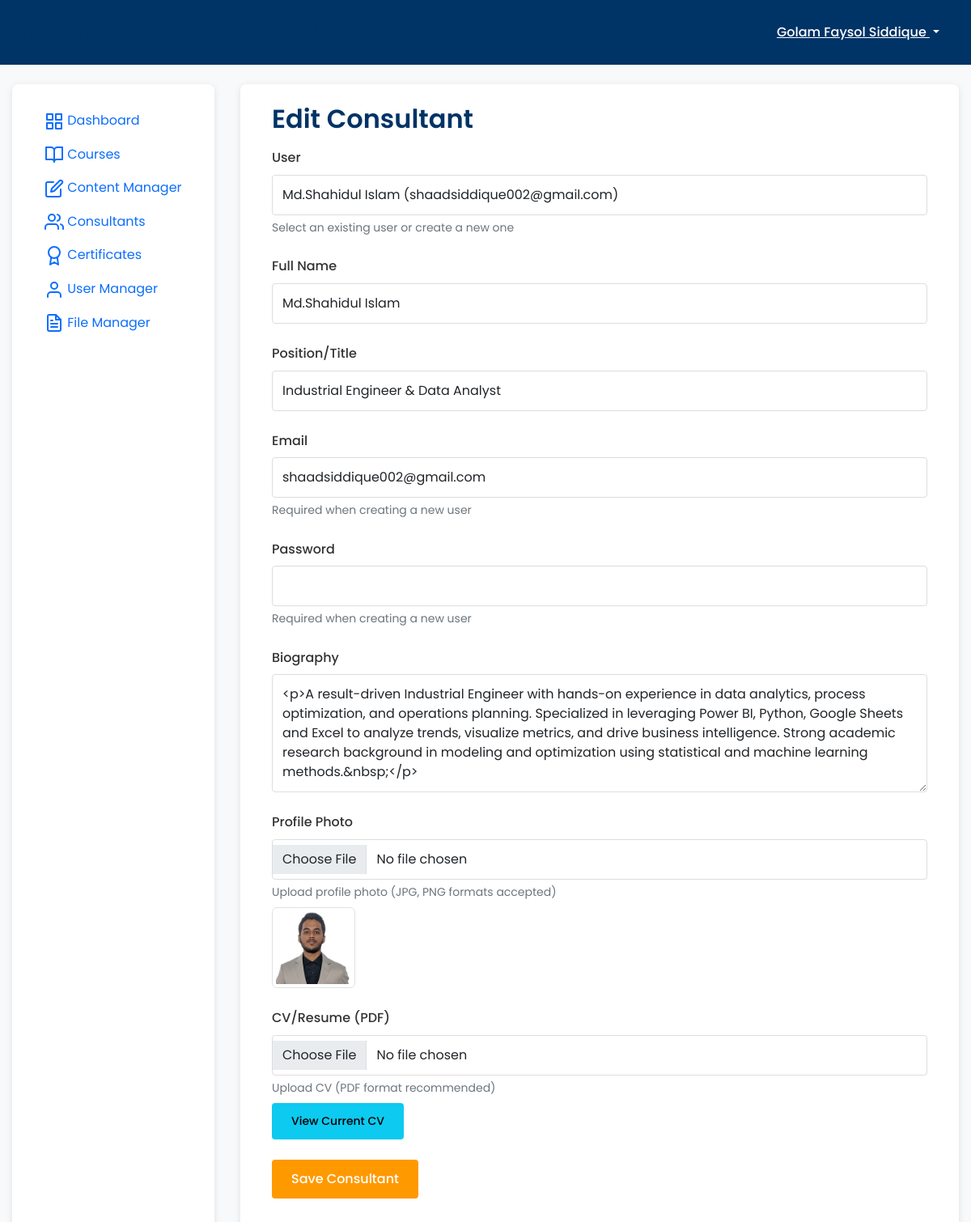
/admin/consultants/edit/2 (signed in), run on the app's committed database.
### models.py (models this page shows, shortened)
class User(UserMixin, db.Model):
    id = db.Column(db.Integer, primary_key=True)
    username = db.Column(db.String(64), unique=True, nullable=False)
    email = db.Column(db.String(120), unique=True, nullable=False)
    password_hash = db.Column(db.String(256))
    full_name = db.Column(db.String(100))
    phone = db.Column(db.String(20))
    role = db.Column(db.String(20), default='user')  # user, admin, super_admin, consultant
    created_at = db.Column(db.DateTime, default=datetime.utcnow)
    courses = db.relationship('Course', secondary=registrations,
                             backref=db.backref('participants', lazy='dynamic'))
    payments = db.relationship('Payment', backref='user', lazy=True)
    certificates = db.relationship('Certificate', backref='user', lazy=True)
    is_consultant = db.Column(db.Boolean, default=False)
    bio = db.Column(db.Text)
    position = db.Column(db.String(100))
    photo_url = db.Column(db.String(255))
    photo_filename = db.Column(db.String(255), nullable=True)
    cv_filename = db.Column(db.String(255), nullable=True)
    @property
    def photo_path(self):
        if self.photo_filename:
            return url_for('static', filename=f'uploads/consultants/{self.photo_filename}')
        return self.photo_url or url_for('static', filename='img/default-avatar.png')
    @property
    def cv_path(self):
        if self.cv_filename:
            return url_for('static', filename=f'uploads/consultants/{self.cv_filename}')
        return None
    def is_admin(self):
        return self.role in ['admin', 'super_admin']
    def is_super_admin(self):
        return self.role == 'super_admin'
    @property
    def is_authenticated(self):
        return True

### routes/admin.py (the view)
    def decorated_function(*args, **kwargs):
        if not current_user.is_authenticated or not current_user.is_admin():
            abort(403)
        return f(*args, **kwargs)

### forms.py (shortened to what this page needs)
class ConsultantForm(FlaskForm):
    user_id = SelectField('User', coerce=int, default=0)
    full_name = StringField('Full Name', validators=[DataRequired(), Length(max=100)])
    email = StringField('Email', validators=[Optional(), Email()])
    password = PasswordField('Password', validators=[Optional(), Length(min=6)])
    bio = TextAreaField('Biography', validators=[Optional()])
    position = StringField('Position/Title', validators=[Optional(), Length(max=100)])
    photo = FileField('Profile Photo', validators=[Optional(), FileAllowed(['jpg', 'png', 'jpeg'], 'Images only!')])
    cv = FileField('CV/Resume (PDF)', validators=[Optional(), FileAllowed(['pdf'], 'PDF files only!')])
    submit = SubmitField('Save Consultant')

### app.py (called while the page is built)
@login_manager.user_loader
def load_user(user_id):
    from models import User
    return User.query.get(int(user_id))

@app.context_processor
def inject_config():
    from datetime import datetime
    return {'config': app.config, 'now': datetime.utcnow()}

### routes/admin.py (called while the page is built)
def admin_required(f):
    def decorated_function(*args, **kwargs):
        if not current_user.is_authenticated or not current_user.is_admin():
            abort(403)
        return f(*args, **kwargs)
    decorated_function.__name__ = f.__name__
    return login_required(decorated_function)

### templates/admin/consultant_form.html (shortened to what this page needs)
{% extends "admin/layout.html" %}
{% block content %}
<div class="container">
    <h2>{{ 'Edit' if consultant else 'Add' }} Consultant</h2>
    <form method="post" enctype="multipart/form-data">
        <div class="form-group">
            {{ form.user_id.label(class="form-label") }}
            {{ form.user_id(class="form-control") }}
            <small class="form-text text-muted">Select an existing user or create a new one</small>
        </div>
        <div class="form-group">
            {{ form.full_name.label(class="form-label") }}
            {{ form.full_name(class="form-control") }}
        </div>
        <div class="form-group">
            {{ form.position.label(class="form-label") }}
            {{ form.position(class="form-control") }}
        </div>
        <div class="form-group new-user-field">
            {{ form.email.label(class="form-label") }}
            {{ form.email(class="form-control") }}
            <small class="form-text text-muted">Required when creating a new user</small>
        </div>
        <div class="form-group new-user-field">
            {{ form.password.label(class="form-label") }}
            {{ form.password(class="form-control") }}
            <small class="form-text text-muted">Required when creating a new user</small>
        </div>
        <div class="form-group">
            {{ form.bio.label(class="form-label") }}
            {{ form.bio(class="form-control editor", rows="5") }}
        </div>
        <div class="form-group">
            {{ form.photo.label(class="form-label") }}
            {{ form.photo(class="form-control") }}
            <small class="form-text text-muted">Upload profile photo (JPG, PNG formats accepted)</small>
            {% if consultant and consultant.photo_path %}
                <div class="mt-2">
                    <img src="{{ consultant.photo_path }}" alt="Current photo" class="img-thumbnail" style="max-height: 100px;">
                </div>
            {% endif %}
        </div>
        <div class="form-group">
            {{ form.cv.label(class="form-label") }}
            {{ form.cv(class="form-control") }}
            <small class="form-text text-muted">Upload CV (PDF format recommended)</small>
            {% if consultant and consultant.cv_path %}
                <div class="mt-2">
                    <a href="{{ consultant.cv_path }}" target="_blank" class="btn btn-sm btn-info">View Current CV</a>
                </div>
            {% endif %}
        </div>
        <div class="form-group mt-4">
            {{ form.submit(class="btn btn-primary") }}
            <a href="{{ url_for('admin.consultant_manager') }}" class="btn btn-secondary">Cancel</a>
        </div>
    </form>
</div>
{% endblock %}

### templates/admin/layout.html (shortened to what this page needs)
<!DOCTYPE html>
<html lang="en">
<head>
    <link rel="stylesheet" href="https://cdn.jsdelivr.net/npm/bootstrap@5.2.3/dist/css/bootstrap.min.css">
    <link rel="stylesheet" href="https://cdn.jsdelivr.net/npm/feather-icons/dist/feather.min.css">
    <link rel="stylesheet" href="{{ url_for('static', filename='css/main.css') }}">
</head>
<body>
    <header class="admin-header">
        <div class="admin-container">
            <div class="d-flex justify-content-between align-items-center">
                <div class="d-flex align-items-center">
                    <h2 class="m-0">Insight Sphere BD Admin</h2>
                </div>
                <div class="d-flex align-items-center">
                    <div class="dropdown">
                        <button class="btn btn-link text-white dropdown-toggle" type="button" id="userDropdown" data-bs-toggle="dropdown" aria-expanded="false">
                            {{ current_user.full_name or current_user.username }}
                        </button>
                    </div>
                </div>
            </div>
        </div>
    </header>
    <div class="admin-container my-4">
        <div class="admin-layout">
            <div class="admin-sidebar">
                <nav>
                    <ul class="nav flex-column">
                        <li class="nav-item">
                            <a class="nav-link {% if request.path == url_for('admin.dashboard') %}active{% endif %}" href="{{ url_for('admin.dashboard') }}">
                                <i data-feather="grid"></i> Dashboard
                            </a>
                        </li>
                        <li class="nav-item">
                            <a class="nav-link {% if 'course' in request.path %}active{% endif %}" href="{{ url_for('admin.course_manager') }}">
                                <i data-feather="book-open"></i> Courses
                            </a>
                        </li>
                        <li class="nav-item">
                            <a class="nav-link {% if 'content' in request.path %}active{% endif %}" href="{{ url_for('admin.content_editor') }}">
                                <i data-feather="edit"></i> Content Manager
                            </a>
                        </li>
                        <li class="nav-item">
                            <a class="nav-link {% if 'consultant' in request.path %}active{% endif %}" href="{{ url_for('admin.consultant_manager') }}">
                                <i data-feather="users"></i> Consultants
                            </a>
                        </li>
                        <li class="nav-item">
                            <a class="nav-link {% if 'certificate' in request.path %}active{% endif %}" href="{{ url_for('admin.certificate_templates') }}">
                                <i data-feather="award"></i> Certificates
                            </a>
                        </li>
                        {% if current_user.is_super_admin() %}
                            <li class="nav-item">
                                <a class="nav-link {% if 'users' in request.path %}active{% endif %}" href="{{ url_for('admin.user_manager') }}">
                                    <i data-feather="user"></i> User Manager
                                </a>
                            </li>
                            <li class="nav-item">
                                <a class="nav-link {% if 'file-manager' in request.path or 'file-edit' in request.path %}active{% endif %}" href="{{ url_for('admin.file_manager') }}">
                                    <i data-feather="file-text"></i> File Manager
                                </a>
                            </li>
                        {% endif %}
                    </ul>
                </nav>
            </div>
            <div class="admin-content">
                {% block content %}{% endblock %}
            </div>
        </div>
    </div>
</body>
</html>

### static/css/main.css (style rules this page uses)
:root { --primary-color: #0066cc; --secondary-color: #003366; --accent-color: #ff9900; --text-color: #333333; --light-color: #f8f9fa; --light-gray: #f0f0f0; --medium-gray: #dddddd; --dark-gray: #666666; --font-family: 'Poppins', 'Roboto', sans-serif; }
body { font-family: var(--font-family); color: var(--text-color); line-height: 1.6; margin: 0; padding: 0; background-color: var(--light-color); }
a { color: var(--primary-color); text-decoration: none; }
h1, h2, h3, h4, h5, h6 { font-weight: 600; margin-top: 0; margin-bottom: 1rem; color: var(--secondary-color); }
.container { max-width: 1200px; margin: 0 auto; padding: 0 15px; }
.btn { display: inline-block; font-weight: 500; padding: 0.75rem 1.5rem; border-radius: 4px; border: none; cursor: pointer; transition: all 0.2s ease; text-align: center; }
.btn-primary { background-color: var(--accent-color); color: white; }
.btn-secondary { background-color: transparent; border: 1px solid white; color: white; }
.form-group { margin-bottom: 1.5rem; }
.form-label { display: block; margin-bottom: 0.5rem; font-weight: 500; }
.form-control { display: block; width: 100%; padding: 0.75rem; font-size: 1rem; border: 1px solid var(--medium-gray); border-radius: 4px; background-color: white; }
.form-text { display: block; margin-top: 0.25rem; font-size: 0.875rem; color: var(--dark-gray); }
.admin-header { background-color: var(--secondary-color); color: white; padding: 1rem 0; }
.admin-container { max-width: 1400px; margin: 0 auto; padding: 0 15px; }
.admin-layout { display: grid; grid-template-columns: 250px 1fr; gap: 2rem; min-height: calc(100vh - 130px); }
.admin-sidebar { background-color: white; padding: 1.5rem; border-radius: 8px; box-shadow: 0 2px 8px rgba(0, 0, 0, 0.1); }
.admin-content { padding: 1.5rem; background-color: white; border-radius: 8px; box-shadow: 0 2px 8px rgba(0, 0, 0, 0.1); }

### data on the page
User: full_name "Golam Faysol Siddique"
User: full_name "Md.Shahidul Islam", position "Industrial Engineer & Data Analyst", email "shaadsiddique002@gmail.com", bio "<p>A result-driven Industrial Engineer with hands-on experience in data analytics, process optimization, and operations planning. Specialized in leveraging Power BI, Python, Google Sheets and Excel to analyze trends, visualize metrics, and drive business intelligence. Strong academic research background in modeling and optimization using statistical and machine learning methods.&nbsp;</p>", photo_path (picture)

### other printed values
{{ 'Edit' if consultant else 'Add' }} "Edit"
